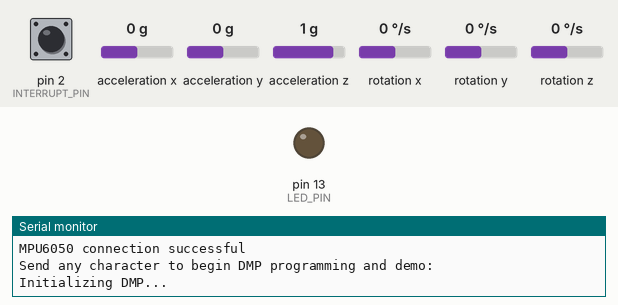
A sketch run on a simulated Arduino Uno, built with avr-gcc and run on an emulated ATmega328P. On the bench: output pins drawn as LEDs (lit = HIGH), the last lines printed to the serial monitor. The test bench sets the inputs (shaded band); at power-on: acceleration x 0 g, pin 2 (INTERRUPT_PIN) LOW, acceleration y 0 g, acceleration z 1 g, rotation x 0 °/s, rotation y 0 °/s, rotation z 0 °/s. The sensor or clock chip raises its interrupt line as the real part does.

Above: at 0.1 s.
At 1.4 s:
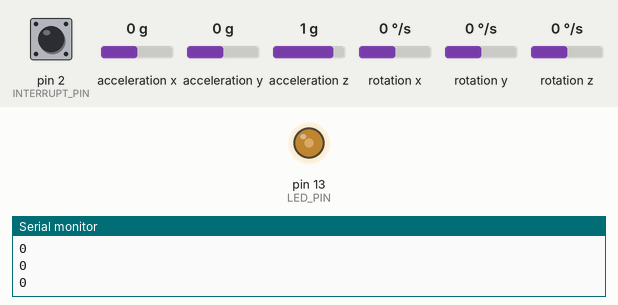
1.8 s: acceleration x set to -1.4 g
4.8 s: pin 2 (INTERRUPT_PIN) pulled HIGH for 0.15 s
Timing chart, 0 to 13.8 s (numbered marks = the images above; inputs shaded):
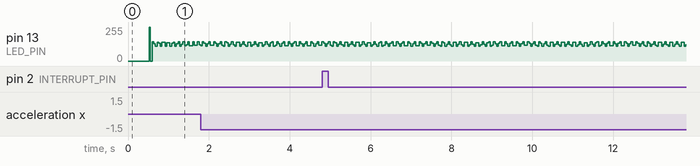

The sketch:

doubleIntegrationTest.ino
```cpp
// I2Cdev and MPU6050 must be installed as libraries, or else the .cpp/.h files
// for both classes must be in the include path of your project
#include "I2Cdev.h"

#include "MPU6050_6Axis_MotionApps20.h"
//#include "MPU6050.h" // not necessary if using MotionApps include file

// Arduino Wire library is required if I2Cdev I2CDEV_ARDUINO_WIRE implementation
// is used in I2Cdev.h
#if I2CDEV_IMPLEMENTATION == I2CDEV_ARDUINO_WIRE
    #include "Wire.h"
#endif

// class default I2C address is 0x68
// specific I2C addresses may be passed as a parameter here
// AD0 low = 0x68 (default for SparkFun breakout and InvenSense evaluation board)
// AD0 high = 0x69
MPU6050 mpu;
//MPU6050 mpu(0x69); // <-- use for AD0 high


#define INTERRUPT_PIN 2  // use pin 2 on Arduino Uno & most boards
#define LED_PIN 13 // (Arduino is 13, Teensy is 11, Teensy++ is 6)
bool blinkState = false;

// MPU control/status vars
bool dmpReady = false;  // set true if DMP init was successful
uint8_t mpuIntStatus;   // holds actual interrupt status byte from MPU
uint8_t devStatus;      // return status after each device operation (0 = success, !0 = error)
uint16_t packetSize;    // expected DMP packet size (default is 42 bytes)
uint16_t fifoCount;     // count of all bytes currently in FIFO
uint8_t fifoBuffer[64]; // FIFO storage buffer

// orientation/motion vars
Quaternion q;           // [w, x, y, z]         quaternion container
VectorInt16 aa;         // [x, y, z]            accel sensor measurements
VectorInt16 aaReal;     // [x, y, z]            gravity-free accel sensor measurements
VectorInt16 aaWorld;    // [x, y, z]            world-frame accel sensor measurements
VectorFloat gravity;    // [x, y, z]            gravity vector
float euler[3];         // [psi, theta, phi]    Euler angle container
float ypr[3];           // [yaw, pitch, roll]   yaw/pitch/roll container and gravity vector

// packet structure for InvenSense teapot demo
uint8_t teapotPacket[14] = { '$', 0x02, 0,0, 0,0, 0,0, 0,0, 0x00, 0x00, '\r', '\n' };


// ================================================================
// ===               INTERRUPT DETECTION ROUTINE                ===
// ================================================================

volatile bool mpuInterrupt = false;     // indicates whether MPU interrupt pin has gone high
void dmpDataReady() {
    mpuInterrupt = true;
}


// ================================================================
// ===                      INITIAL SETUP                       ===
// ================================================================


void setup() {
    // join I2C bus (I2Cdev library doesn't do this automatically)
    #if I2CDEV_IMPLEMENTATION == I2CDEV_ARDUINO_WIRE
        Wire.begin();
        Wire.setClock(400000); // 400kHz I2C clock. Comment this line if having compilation difficulties
    #elif I2CDEV_IMPLEMENTATION == I2CDEV_BUILTIN_FASTWIRE
        Fastwire::setup(400, true);
    #endif

    // initialize serial communication
    // (115200 chosen because it is required for Teapot Demo output, but it's
    // really up to you depending on your project)
    Serial.begin(115200);
    while (!Serial); // wait for Leonardo enumeration, others continue immediately

    // NOTE: 8MHz or slower host processors, like the Teensy @ 3.3V or Arduino
    // Pro Mini running at 3.3V, cannot handle this baud rate reliably due to
    // the baud timing being too misaligned with processor ticks. You must use
    // 38400 or slower in these cases, or use some kind of external separate
    // crystal solution for the UART timer.

    // initialize device
    Serial.println(F("Initializing I2C devices..."));
    mpu.initialize();
    pinMode(INTERRUPT_PIN, INPUT);

    // verify connection
    Serial.println(F("Testing device connections..."));
    Serial.println(mpu.testConnection() ? F("MPU6050 connection successful") : F("MPU6050 connection failed"));

    // wait for ready
    Serial.println(F("\nSend any character to begin DMP programming and demo: "));
    //while (Serial.available() && Serial.read()); // empty buffer
    //while (!Serial.available());                 // wait for data
    //while (Serial.available() && Serial.read()); // empty buffer again

    // load and configure the DMP
    Serial.println(F("Initializing DMP..."));
    devStatus = mpu.dmpInitialize();

    // supply your own gyro offsets here, scaled for min sensitivity
    mpu.setXGyroOffset(220);
    mpu.setYGyroOffset(76);
    mpu.setZGyroOffset(-85);
    mpu.setZAccelOffset(1788); // 1688 factory default for my test chip

    // make sure it worked (returns 0 if so)
    if (devStatus == 0) {
        // Calibration Time: generate offsets and calibrate our MPU6050
        mpu.CalibrateAccel(6);
        mpu.CalibrateGyro(6);
        mpu.PrintActiveOffsets();
        // turn on the DMP, now that it's ready
        Serial.println(F("Enabling DMP..."));
        mpu.setDMPEnabled(true);

        // enable Arduino interrupt detection
        Serial.print(F("Enabling interrupt detection (Arduino external interrupt "));
        Serial.print(digitalPinToInterrupt(INTERRUPT_PIN));
        Serial.println(F(")..."));
        attachInterrupt(digitalPinToInterrupt(INTERRUPT_PIN), dmpDataReady, RISING);
        mpuIntStatus = mpu.getIntStatus();

        // set our DMP Ready flag so the main loop() function knows it's okay to use it
        Serial.println(F("DMP ready! Waiting for first interrupt..."));
        dmpReady = true;

        // get expected DMP packet size for later comparison
        packetSize = mpu.dmpGetFIFOPacketSize();
    } else {
        // ERROR!
        // 1 = initial memory load failed
        // 2 = DMP configuration updates failed
        // (if it's going to break, usually the code will be 1)
        Serial.print(F("DMP Initialization failed (code "));
        Serial.print(devStatus);
        Serial.println(F(")"));
    }

    // configure LED for output
    pinMode(LED_PIN, OUTPUT);
}


int disX = 0;
int disY = 0;

int accelPrevX = 0;
int accelPrevY = 0;

int veloDiffX[200];
int veloDiffY[200];

int timePrev=0;
int timeDiff[200];
int currentStep=0;

int VelocityX = 0;
int VelocityY = 0;
int previousVelocityX = 0;
int previousVelocityY = 0;

int integrate(int* value, int* times, int len){
  Serial.println("Integrate");
  int total=0;

  for(int i=1;i<len;i++){
    total+= (value[i+1]-value[i])*times[i]*times[i]*times[i];
  }

  return total;
}

// ================================================================
// ===                    MAIN PROGRAM LOOP                     ===
// ================================================================

void loop() {
    // if programming failed, don't try to do anything
    if (!dmpReady) return;
    // read a packet from FIFO
    if (mpu.dmpGetCurrentFIFOPacket(fifoBuffer)) { // Get the Latest packet


        /*
         *
         * ACTUAL IMPORTANT CODE HERE
         *
         */

            // display real acceleration, adjusted to remove gravity
            mpu.dmpGetQuaternion(&q, fifoBuffer);
            mpu.dmpGetAccel(&aa, fifoBuffer);
            mpu.dmpGetGravity(&gravity, &q);
            mpu.dmpGetLinearAccel(&aaReal, &aa, &gravity);


            //Set new values
            int accelX = aaReal.x;
            int accelY = aaReal.y;
            int currTime = millis();

            //Velocity Calculate
//            Serial.print("prevV\t");
            //Serial.println(VelocityX);
            Serial.println(accelX);
//            Serial.print("\t");
//            Serial.print(VelocityY);
//            Serial.println("\n***********************");

            VelocityX += (accelPrevX - accelX);
            VelocityY += (accelPrevY - accelY);
//
//            if (VelocityX>=0){
//              Serial.println("\n++++++++++++++++++++");
//            }else{
//              Serial.println("\n--------------------");
//            }
            //Distance Calculate
//            Serial.print("dis\t");
//            Serial.print(disX);
//            Serial.print("\t");
//            Serial.print(disY);
//            Serial.println("\n***********************");
            int timeDiffT = currTime - timePrev;
            disX += (VelocityX + previousVelocityX) * 0.5 * timeDiffT * 0.001;
            disY += (VelocityY + previousVelocityY) * 0.5 * timeDiffT * 0.001;


            //Subtract from previous
            veloDiffX[currentStep] = previousVelocityX;
            veloDiffY[currentStep] = previousVelocityX;
            timeDiff[currentStep] = currTime - timePrev;


            //Set previous values
            previousVelocityX = VelocityX;
            previousVelocityY = VelocityY;
            accelPrevX = accelX;
            accelPrevY = accelY;
            timePrev = currTime;

            //Check to see if integration is ready
            currentStep++;
            if (currentStep>200){
//              Serial.println("GettingReadyToPrint");
              currentStep=0;

//              Serial.println("\nX velo");
//              for (int i = 1;i<200 ; i++){
//                Serial.print(veloDiffX[i]);
//                Serial.print(" ");
//              }
//
//              Serial.println("\nTime");
//              for (int i = 1;i<200 ; i++){
//                Serial.print(timeDiff[i]);
//                Serial.print(" ");
//              }

//              int xChange = integrate(veloDiffX , timeDiff, 200);
//              disX+=xChange;
//              Serial.println("X value");
//              Serial.println(xChange);
//              Serial.println(disX);
//              int yChange = integrate(veloDiffY , timeDiff, 200);
//              disY+=yChange;
//              Serial.println("Y value");
//              Serial.println(xChange);
//              Serial.println(disY);
            }

            //delay(5000);
//            Serial.println("***********************");
//            Serial.print("areal\t");
//            Serial.print(aaReal.x);
//            Serial.print("\t");
//            Serial.print(aaReal.y);
//            Serial.print("\t");
//            Serial.println(aaReal.z);
//            Serial.println("***********************");
//
//            Serial.print("prevA\t");
//            Serial.print(previousAccX);
//            Serial.print("\t");
//            Serial.print(previousAccY);
//            Serial.println("\n***********************");
//
//            Serial.print("diffA\t");
//            Serial.print(previousAccX - aaReal.x);
//            Serial.print("\t");
//            Serial.print(previousAccY - aaReal.y);
//            Serial.println("\n***********************");
//
//            Serial.print("prevV\t");
//            Serial.print(previousVelocityX);
//            Serial.print("\t");
//            Serial.print(previousVelocityY);
//            Serial.println("\n***********************");
//
//
//            Serial.print("Velocity x = ");
//            Serial.print(previousVelocityX);
//            Serial.print(" Velocity y = ");
//            Serial.print(previousVelocityY);
//            Serial.println("\n***********************");
//
//            Serial.print("Distance x = ");
//            Serial.print(xDist);
//            Serial.print(" Distance y = ");
//            Serial.print(yDist);
//            Serial.println("\n***********************");


        /*
         *
         * END ACTUAL IMPORTANT CODE
         *
         */


        // blink LED to indicate activity
        blinkState = !blinkState;
        digitalWrite(LED_PIN, blinkState);
    }
}
```
